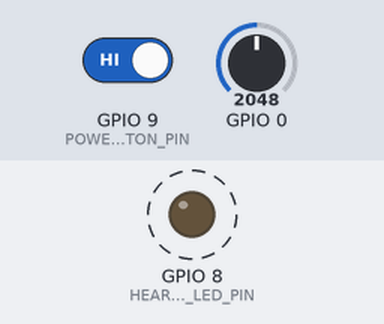
Bench run of a program on a simulated ESP32-C6. Shown: output pins drawn as LEDs (lit = HIGH). Dashed ring = blinking. Inputs (shaded band) come from the test bench; at power-on: GPIO 9 (POWER_BUTTON_PIN) HIGH, GPIO 0 = 2048 (analog values on the 0–4095 scale). Nothing arrives over Bluetooth unless stated; what the program prints to the serial monitor is not drawn. At 3.8 s the program puts the board to deep sleep or switches it off; the recording ends there.

Above: at 1.3 s.
1.4 s: GPIO 9 (POWER_BUTTON_PIN) driven LOW
At 2.3 s:
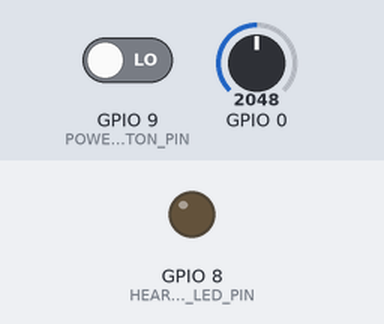
At 3.01 s:
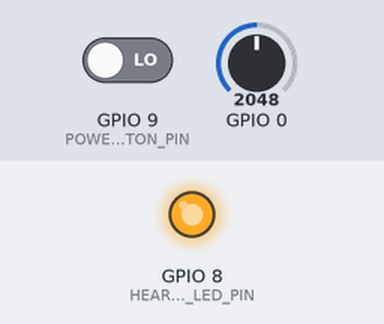
Timing chart, 0 to 3.8 s (numbered marks = the images above; inputs shaded):
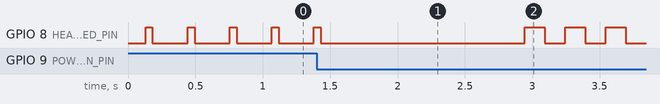

The program:

main.cpp
```cpp
// ============================================================
//  Indoor Navigation Beacon – Firmware
//  Board: Seeed Studio XIAO ESP32 C6
//  Protokoll: iBeacon-ähnlich mit Company ID 0xFFFF
//  Kompatibel mit: Arduino-ESP32 v3.x (NimBLE)
// ============================================================
//
//  Paketformat (iBeacon-Layout):
//    Company ID:  0xFFFF (test/unassigned)
//    UUID:        128-bit (identifiziert Firmware-Version)
//    Major:       Beacon-ID (uint16, durchnummeriert)
//    Minor:       [Akku % (8 Bit)] [Sequenznummer (8 Bit)]
//    TX Power:    Kalibrierter RSSI bei 1m (int8)
//
// ============================================================

#include <Arduino.h>
#include <BLEDevice.h>
#include <BLEAdvertising.h>
#include <BLEUtils.h>
#include <esp_task_wdt.h>
#include <esp_system.h>          // für esp_reset_reason()
#include "config.h"

// --- Globale Variablen ---
BLEAdvertising* pAdvertising = nullptr;

// Reset-Grund einmal in setup() lesen und cachen. esp_reset_reason() liefert
// nach dem ersten Aufruf zwar weiterhin denselben Wert, aber wir wollen ihn
// nicht mehrfach abrufen (Aufrufe in Hotpath wie isInSlowStart() vermeiden).
static esp_reset_reason_t bootResetReason = ESP_RST_UNKNOWN;

// RTC_DATA_ATTR: Überlebt Deep Sleep (wird im RTC-Memory gespeichert)
RTC_DATA_ATTR uint8_t sequenceNumber = 0;
RTC_DATA_ATTR uint32_t bootCount = 0;
RTC_DATA_ATTR uint32_t uptimeSeconds = 0;  // gesamte Lifetime, überlebt Deep Sleep

// ============================================================
//  Diagnostik (Reset-Reason + Uptime)
// ============================================================

/**
 * Liefert den gecachten Reset-Grund als kurzen, menschlich lesbaren String.
 * Hilfreich um zu erkennen ob der Beacon einen Watchdog-Reset hatte
 * oder regulär aus Deep-Sleep aufgewacht ist.
 */
static const char* resetReasonString() {
  switch (bootResetReason) {
    case ESP_RST_POWERON:   return "POWERON";       // Strom angelegt
    case ESP_RST_EXT:       return "EXT_RESET";     // RESET-Pin
    case ESP_RST_SW:        return "SW_RESET";      // esp_restart()
    case ESP_RST_PANIC:     return "PANIC";         // Exception/Crash
    case ESP_RST_INT_WDT:   return "INT_WDT";       // Interrupt-Watchdog
    case ESP_RST_TASK_WDT:  return "TASK_WDT";      // Task-Watchdog (unser WDT)
    case ESP_RST_WDT:       return "OTHER_WDT";     // Anderer Watchdog
    case ESP_RST_DEEPSLEEP: return "DEEP_SLEEP";    // Wake aus Deep Sleep
    case ESP_RST_BROWNOUT:  return "BROWNOUT";      // Akku zu schwach
    case ESP_RST_SDIO:      return "SDIO";
    default:                return "UNKNOWN";
  }
}

// ============================================================
//  Batterie
// ============================================================

/**
 * Konvertiert eine LiPo-Spannung in Prozent anhand der Lookup-Tabelle.
 * Interpoliert linear zwischen den Stützpunkten.
 * LiPo-Entladung ist NICHT linear → Lookup ist genauer als V→% Formel.
 */
static uint8_t voltageToBatteryPercent(float voltage) {
  // Über Maximum
  if (voltage >= BAT_LUT_VOLTAGE[0]) {
    return BAT_LUT_PERCENT[0];
  }
  // Unter Minimum
  if (voltage <= BAT_LUT_VOLTAGE[BAT_LUT_SIZE - 1]) {
    return BAT_LUT_PERCENT[BAT_LUT_SIZE - 1];
  }

  // Passenden Abschnitt in der Tabelle finden
  for (int i = 0; i < BAT_LUT_SIZE - 1; i++) {
    if (voltage >= BAT_LUT_VOLTAGE[i + 1]) {
      // Lineare Interpolation zwischen Stützpunkt i und i+1
      float vHigh = BAT_LUT_VOLTAGE[i];
      float vLow  = BAT_LUT_VOLTAGE[i + 1];
      float pHigh = (float)BAT_LUT_PERCENT[i];
      float pLow  = (float)BAT_LUT_PERCENT[i + 1];

      float ratio = (voltage - vLow) / (vHigh - vLow);
      return (uint8_t)(pLow + ratio * (pHigh - pLow));
    }
  }

  return 0;
}

/**
 * Liest die Akkuspannung über den ADC und gibt den Ladestand
 * als Prozentwert (0-100) zurück.
 */
static uint8_t readBatteryPercent() {
  uint32_t mvSum = 0;

  // analogReadMilliVolts() nutzt die im eFuse hinterlegte Werks-Kalibrierung
  // des ESP32-C6-ADC und liefert direkt Millivolt — deutlich genauer als die
  // manuelle Umrechnung über analogRead() / 4095, die die ADC-Nichtlinearität
  // ignoriert.
  for (int i = 0; i < BAT_ADC_SAMPLES; i++) {
    mvSum += analogReadMilliVolts(BAT_ADC_PIN);
    delayMicroseconds(100);
  }

  float pinMilliVolts = (float)mvSum / BAT_ADC_SAMPLES;

  // Spannung am Pin → echte Akkuspannung (× externer Spannungsteiler)
  float voltage = (pinMilliVolts / 1000.0f) * BAT_VOLTAGE_DIVIDER;

  // Spannung → Prozent über LiPo-Entladekurve
  uint8_t percent = voltageToBatteryPercent(voltage);

  #if DEBUG_SERIAL
    Serial.printf("[BAT] Pin: %.0f mV | Akku: %.2f V | Ladung: %d%%\n",
                  pinMilliVolts, voltage, percent);
  #endif

  return percent;
}

// ============================================================
//  iBeacon Payload (manuell gebaut)
// ============================================================

/**
 * UUID-String ("550e8400-e29b-...") in 16-Byte Array konvertieren.
 * iBeacon sendet UUID in Big-Endian.
 */
static void parseUUID(const char* uuidStr, uint8_t* out) {
  int idx = 0;
  const char* p = uuidStr;
  while (*p != '\0' && idx < 16) {
    if (*p == '-') { p++; continue; }
    // Beide Hex-Zeichen müssen vorhanden sein, sonst war der String
    // unerwartet kurz — Schleife sauber beenden statt ins Leere lesen.
    if (p[1] == '\0') break;
    char hex[3] = { p[0], p[1], '\0' };
    out[idx++] = (uint8_t)strtoul(hex, nullptr, 16);
    p += 2;
  }
}

/**
 * Baut den iBeacon Advertisement Payload manuell auf.
 *
 * iBeacon Paketformat (30 Bytes):
 *   [0-1]  Company ID (Little-Endian)
 *   [2]    iBeacon Typ (0x02)
 *   [3]    Länge (0x15 = 21 Bytes)
 *   [4-19] UUID (16 Bytes, Big-Endian)
 *   [20-21] Major (Big-Endian)
 *   [22-23] Minor (Big-Endian)
 *   [24]   TX Power (int8, kalibriert bei 1m)
 */
static String buildIBeaconPayload(uint8_t batteryPercent) {
  uint8_t payload[25];

  // Company ID (Little-Endian)
  payload[0] = COMPANY_ID & 0xFF;
  payload[1] = (COMPANY_ID >> 8) & 0xFF;

  // iBeacon Typ + Länge
  payload[2] = 0x02;  // iBeacon indicator
  payload[3] = 0x15;  // 21 bytes following

  // UUID (Big-Endian)
  parseUUID(BEACON_UUID, &payload[4]);

  // Major = Beacon-ID (Big-Endian)
  payload[20] = (BEACON_ID >> 8) & 0xFF;
  payload[21] = BEACON_ID & 0xFF;

  // Minor = [Akku %][Sequenznummer] (Big-Endian)
  payload[22] = batteryPercent;
  payload[23] = sequenceNumber;

  // TX Power (kalibrierter RSSI bei 1m)
  payload[24] = (uint8_t)((int8_t)TX_POWER_CALIBRATED);

  // String aus raw bytes bauen (Arduino-String unterstützt Binärdaten via
  // Pointer+Länge-Konstruktor — kann Null-Bytes enthalten)
  return String((const char*)payload, sizeof(payload));
}

// ============================================================
//  BLE Advertisement
// ============================================================

/**
 * Initialisiert BLE und konfiguriert das Advertising.
 * Gibt true zurück bei Erfolg, false bei Fehler.
 */
static bool initBLE() {
  // BLE-Device-Name: erscheint als "InNav-N" in BLE-Scannern wie nRF Connect.
  // Hilft beim Identifizieren physischer Beacons im Feld (im Gegensatz zu
  // einer anonymen MAC-Adresse).
  char deviceName[16];
  snprintf(deviceName, sizeof(deviceName), "InNav-%d", BEACON_ID);
  BLEDevice::init(String(deviceName));

  // Sendeleistung setzen (Maximum für beste Reichweite)
  BLEDevice::setPower(BLE_TX_POWER);

  // Advertising konfigurieren
  pAdvertising = BLEDevice::getAdvertising();
  if (pAdvertising == nullptr) {
    #if DEBUG_SERIAL
      Serial.println("[BLE] FEHLER: Advertising-Objekt ist null");
    #endif
    return false;
  }

  // Advertisement-Intervall setzen (BLE-Spec-Einheit: 0.625 ms)
  uint16_t advMin = (uint16_t)(ADV_INTERVAL_MIN_MS / BLE_TIME_UNIT_MS);
  uint16_t advMax = (uint16_t)(ADV_INTERVAL_MAX_MS / BLE_TIME_UNIT_MS);
  pAdvertising->setMinInterval(advMin);
  pAdvertising->setMaxInterval(advMax);

  return true;
}

/**
 * Heartbeat-LED-Puls: kurzes visuelles Lebenszeichen pro Wake-Up.
 * Frühzeitig pulsen (vor BLE-Update), damit der User den Puls auch dann
 * sieht, wenn der BLE-Stack durch einen Fehler hängt.
 */
static void heartbeatPulse() {
  #if HEARTBEAT_LED_ENABLED
    digitalWrite(HEARTBEAT_LED_PIN, HIGH);
    delay(HEARTBEAT_PULSE_MS);
    digitalWrite(HEARTBEAT_LED_PIN, LOW);
  #endif
}

/**
 * Liefert den Akku-Status-Wert fürs iBeacon-Minor-Feld.
 *
 * Ohne externen Spannungsteiler (ADR-007) ist keine echte Spannungs-Messung
 * möglich, daher ein binäres Flag auf Basis des Brownout-Detektors:
 * - OK (100) im Normalbetrieb
 * - CRITICAL (5) nach einem Brownout-Reset (Akku am Entladeschluss ~2.9 V)
 *
 * Mit verbautem Spannungsteiler (BATTERY_SENSE_VIA_DIVIDER) liefert
 * readBatteryPercent() den echten Prozentwert.
 */
static uint8_t batteryStatusValue() {
  #if BATTERY_SENSE_VIA_DIVIDER
    return readBatteryPercent();
  #else
    #if DEBUG_SERIAL
      // ADC-Rohwert zur Diagnose mitloggen (ohne Spannungsteiler ~0)
      const uint8_t adcRaw = readBatteryPercent();
      Serial.printf("[BAT] ADC-Rohwert (ohne Teiler): %d%% → Flag-Modus aktiv\n",
                    adcRaw);
    #endif
    return (bootResetReason == ESP_RST_BROWNOUT)
        ? BATTERY_FLAG_CRITICAL
        : BATTERY_FLAG_OK;
  #endif
}

/**
 * Baut das iBeacon-Advertisement-Paket und aktualisiert die Daten.
 */
static void updateAdvertisement() {
  // Visueller Heartbeat zuerst — zeigt dass der Beacon-Loop läuft,
  // unabhängig vom Erfolg der BLE-Operationen die nachfolgen
  heartbeatPulse();

  uint8_t batteryPercent = batteryStatusValue();

  // iBeacon Payload manuell bauen
  String beaconPayload = buildIBeaconPayload(batteryPercent);

  // Advertisement-Daten setzen
  BLEAdvertisementData advData;
  advData.setFlags(0x06);  // LE General Discoverable, BR/EDR nicht unterstützt

  // setManufacturerData fügt AD Type 0xFF automatisch hinzu
  advData.setManufacturerData(beaconPayload);
  pAdvertising->setAdvertisementData(advData);

  #if DEBUG_SERIAL
    Serial.printf("[ADV] Beacon #%d | Akku: %d%% | Seq: %d | TX: %d dBm\n",
                  BEACON_ID, batteryPercent, sequenceNumber,
                  TX_POWER_CALIBRATED);
  #endif

  // Sequenznummer erhöhen (wraparound 255 → 0 ist implizit durch uint8_t)
  sequenceNumber++;
}

// ============================================================
//  Deep Sleep
// ============================================================

/**
 * Versetzt den ESP32 in Deep Sleep für die konfigurierte Dauer.
 * Im Deep Sleep verbraucht der ESP32 nur ~7 µA.
 */
static void enterDeepSleep() {
  // WDT zuerst füttern — BLEDevice::deinit() kann je nach Stack-Last
  // mehrere hundert Millisekunden brauchen. Ohne Reset könnte der
  // 30-s-Watchdog am Ende einer langen Slow-Start-Phase über die Grenze
  // laufen und einen Panic-Reboot statt sauberen Sleep-Wake auslösen.
  esp_task_wdt_reset();

  #if DEBUG_SERIAL
    Serial.println("[SLEEP] Entering Deep Sleep...");
    Serial.flush();
  #endif

  // BLE stoppen vor Sleep
  BLEDevice::deinit(false);

  // Sleep-Intervall bestimmen. Im Normalfall ADV_INTERVAL_MS. Wurde der
  // letzte Boot durch einen Brownout (leerer Akku) ausgelöst, in einen
  // Schon-Modus mit längerem Intervall wechseln — verhindert den
  // strom-fressenden Reset-Loop und gibt der Akku-Spannung Zeit sich zu
  // erholen. Basiert auf dem Hardware-Brownout-Detektor (kein ADC, ADR-007
  // umgangen).
  uint32_t sleepMs = ADV_INTERVAL_MS;
  #if BROWNOUT_RECOVERY_ENABLED
    if (bootResetReason == ESP_RST_BROWNOUT) {
      sleepMs = BROWNOUT_RECOVERY_INTERVAL_MS;
      #if DEBUG_SERIAL
        Serial.printf("[SLEEP] Brownout-Schon-Modus: %lu ms Intervall\n", sleepMs);
      #endif
    }
  #endif

  // Wakeup-Timer setzen
  esp_sleep_enable_timer_wakeup((uint64_t)sleepMs * 1000ULL);

  // Deep Sleep starten
  esp_deep_sleep_start();
}

// ============================================================
//  Power-Taster (BOOT als Aus-Schalter)
// ============================================================

/**
 * Prueft, ob der BOOT-Taster (GPIO9) durchgehend fuer POWER_BUTTON_HOLD_MS
 * gedrueckt gehalten wird. Steigt sofort aus, wenn der Taster gar nicht
 * gedrueckt ist (Normalfall) -> kein Akku-Impact. Nur bei echtem Druck wird
 * die Halte-Dauer verifiziert (Entprellung + Schutz vor versehentlichem
 * Antippen).
 */
static bool powerButtonHeld() {
  #if POWER_BUTTON_ENABLED
    if (digitalRead(POWER_BUTTON_PIN) != LOW) {
      return false;  // nicht gedrueckt -> sofort raus
    }
    const uint32_t start = millis();
    while (millis() - start < POWER_BUTTON_HOLD_MS) {
      if (digitalRead(POWER_BUTTON_PIN) != LOW) {
        return false;  // zu frueh losgelassen
      }
      esp_task_wdt_reset();
      delay(POWER_BUTTON_POLL_MS);
    }
    return true;
  #else
    return false;
  #endif
}

/**
 * Schaltet den Beacon "aus": unbefristeter Deep-Sleep OHNE Timer-Wakeup. Der
 * Chip verbraucht dann nur ~7 uA und wacht erst durch den RESET-Taster
 * (Hardware-Reset) oder einen Power-Cycle wieder auf. GPIO9 (BOOT) kann nicht
 * als Wake-Quelle dienen, da nicht RTC-faehig (ADR-008).
 */
static void enterPermanentSleep() {
  esp_task_wdt_reset();

  #if DEBUG_SERIAL
    Serial.println("[POWER] BOOT gehalten -> Beacon AUS (Deep-Sleep bis RESET)");
    Serial.flush();
  #endif

  // Visuelle Bestaetigung: mehrmals blinken = "ich schalte ab"
  #if HEARTBEAT_LED_ENABLED
    for (int i = 0; i < POWER_OFF_BLINKS; i++) {
      digitalWrite(HEARTBEAT_LED_PIN, HIGH);
      delay(150);
      digitalWrite(HEARTBEAT_LED_PIN, LOW);
      delay(150);
    }
  #endif

  BLEDevice::deinit(false);

  // KEIN esp_sleep_enable_timer_wakeup() -> kein automatisches Aufwachen.
  esp_deep_sleep_start();
}

// ============================================================
//  Setup-Helfer
// ============================================================

/**
 * Aktualisiert den Uptime-Counter abhängig vom Reset-Grund.
 * Power-On / SW-Reset → von Null beginnen.
 * Deep-Sleep-Wake     → Intervall-Dauer addieren (Approximation).
 */
static void updateUptimeOnBoot() {
  switch (bootResetReason) {
    case ESP_RST_POWERON:
      uptimeSeconds = 0;
      break;
    case ESP_RST_DEEPSLEEP:
      uptimeSeconds += (ADV_INTERVAL_MS / 1000);
      break;
    default:
      // Andere Reset-Gründe (WDT, Panic, ...): Uptime unverändert lassen
      break;
  }
}

/**
 * Serial initialisieren und Boot-Banner mit Diagnose-Infos ausgeben.
 */
static void initSerialAndBanner() {
  #if DEBUG_SERIAL
    Serial.begin(115200);
    delay(100);
    Serial.println();
    Serial.println("================================");
    Serial.printf("  InNav-%d  (Firmware v%s)\n", BEACON_ID, FIRMWARE_VERSION_STR);
    Serial.println("================================");
    Serial.printf("  Reset-Grund: %s\n", resetReasonString());
    Serial.printf("  Boot-Count:  #%lu\n", bootCount);
    Serial.printf("  Uptime:      %lu s\n", uptimeSeconds);
    Serial.printf("  Sequenz:     %d\n", sequenceNumber);
    Serial.println("  ---");
    Serial.printf("  BLE-Name:    InNav-%d\n", BEACON_ID);
    Serial.printf("  UUID:        %s\n", BEACON_UUID);
    Serial.printf("  TX-Power:    %d dBm @ 1 m\n", TX_POWER_CALIBRATED);
    Serial.printf("  Intervall:   %d ms\n", ADV_INTERVAL_MS);
    Serial.printf("  Deep-Sleep:  %s\n", USE_DEEP_SLEEP ? "aktiv" : "deaktiviert");
    Serial.printf("  Power-Btn:   %s (BOOT halten = aus, RESET = an)\n",
                  POWER_BUTTON_ENABLED ? "aktiv" : "aus");
    Serial.println("================================");
  #endif
}

/**
 * Watchdog aktivieren (ESP-IDF v5.x API).
 * Startet den ESP32 neu falls die Firmware mehr als WDT_TIMEOUT_SEC hängt.
 */
static void initWatchdog() {
  esp_task_wdt_config_t wdtConfig = {
    .timeout_ms = WDT_TIMEOUT_SEC * 1000,
    .idle_core_mask = 0,
    .trigger_panic = true
  };
  esp_task_wdt_reconfigure(&wdtConfig);
  esp_task_wdt_add(NULL);
}

/**
 * LED-Pin als Ausgang konfigurieren und auf LOW setzen.
 */
static void initHeartbeatLed() {
  #if HEARTBEAT_LED_ENABLED
    pinMode(HEARTBEAT_LED_PIN, OUTPUT);
    digitalWrite(HEARTBEAT_LED_PIN, LOW);
  #endif
}

/**
 * BOOT-Taster (GPIO9) als Eingang konfigurieren. Der Taster zieht gegen GND,
 * das Board hat einen Pull-Up (R6) -> Ruhepegel HIGH, gedrueckt = LOW.
 */
static void initPowerButton() {
  #if POWER_BUTTON_ENABLED
    pinMode(POWER_BUTTON_PIN, INPUT_PULLUP);
  #endif
}

// ============================================================
//  Setup
// ============================================================

void setup() {
  bootCount++;

  // Reset-Grund VOR allem anderen lesen und cachen — kann bei Diagnose helfen
  // (z.B. „Warum ist der Beacon vor 5 Min neu gestartet? → WDT")
  bootResetReason = esp_reset_reason();

  updateUptimeOnBoot();
  initSerialAndBanner();
  initWatchdog();

  // ADC konfigurieren
  analogReadResolution(12);

  initHeartbeatLed();
  initPowerButton();

  // BLE initialisieren
  if (!initBLE()) {
    #if DEBUG_SERIAL
      Serial.println("[FEHLER] BLE Init fehlgeschlagen! Neustart in 5s...");
    #endif
    delay(5000);
    ESP.restart();
  }

  // Erstes Advertisement senden
  updateAdvertisement();

  // Advertising starten
  pAdvertising->start();

  #if DEBUG_SERIAL
    Serial.println("[BLE] Advertising gestartet");
  #endif
}

// ============================================================
//  Loop
// ============================================================

/**
 * Prüft, ob der Beacon sich im Slow-Start-Boost-Modus befindet.
 * Wahr nur nach einem echten Power-On (nicht nach Deep-Sleep-Wake)
 * und nur für die ersten SLOW_START_DURATION_MS Millisekunden.
 */
static bool isInSlowStart() {
  #if SLOW_START_ENABLED
    return bootResetReason == ESP_RST_POWERON
        && millis() < SLOW_START_DURATION_MS;
  #else
    return false;
  #endif
}

void loop() {
  esp_task_wdt_reset();

  // BOOT-Taster gedrueckt gehalten -> Beacon ausschalten. GPIO9 ist nicht
  // RTC-faehig und weckt daher nicht aus Deep-Sleep (ADR-008), also wird hier
  // in der Wach-Phase gepollt. Der RESET-Taster schaltet wieder ein.
  #if POWER_BUTTON_ENABLED
    if (powerButtonHeld()) {
      enterPermanentSleep();  // kehrt nie zurueck (bis RESET / Power-Cycle)
    }
  #endif

  // Slow-Start: erste Sekunden nach Power-On häufiger advertisen,
  // damit der Beacon sofort in Setup-Apps sichtbar ist (siehe Kommentar
  // in config.h zu SLOW_START_*). Greift NICHT bei Deep-Sleep-Wake.
  if (isInSlowStart()) {
    delay(SLOW_START_INTERVAL_MS);
    pAdvertising->stop();
    updateAdvertisement();
    pAdvertising->start();
    return;
  }

  #if USE_DEEP_SLEEP
    delay(50);
    enterDeepSleep();
  #else
    // Aktiver Modus (für Debugging)
    delay(ADV_INTERVAL_MS);
    pAdvertising->stop();
    updateAdvertisement();
    pAdvertising->start();
  #endif
}
```

Source omitted: config.h (8426 bytes)

Measured:
- by itself, GPIO 8 (HEARTBEAT_LED_PIN): repeats every 0.30 s: HIGH 0.15 s, LOW 0.15 s
